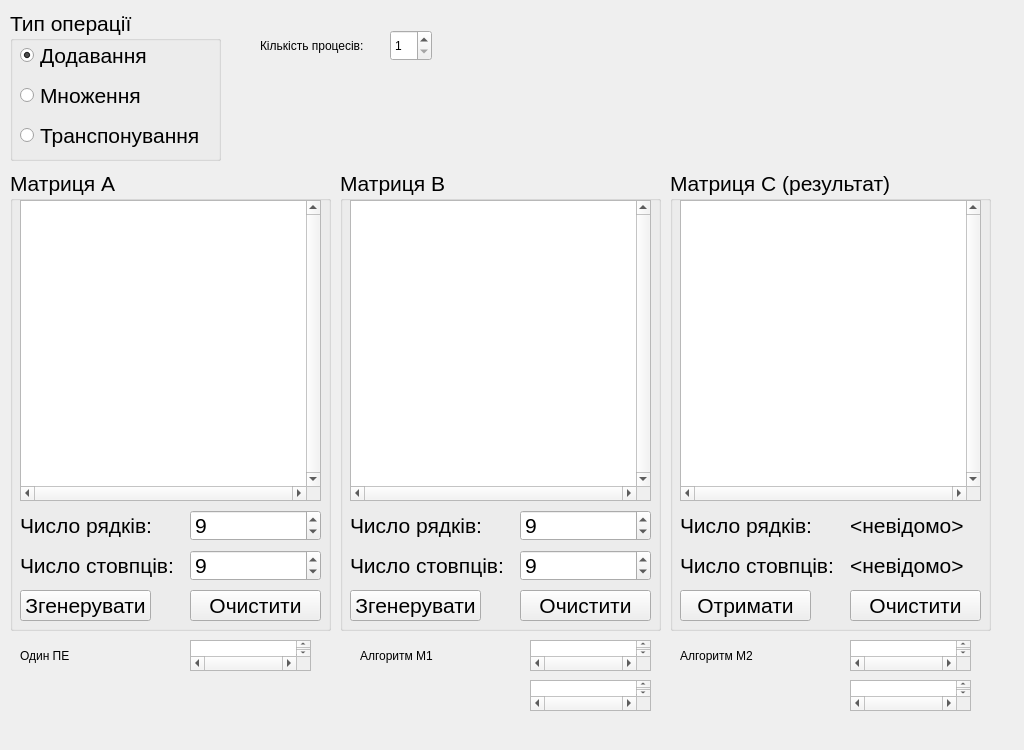
<?xml version="1.0" encoding="UTF-8"?>
<ui version="4.0">
 <class>MainWindow</class>
 <widget class="QMainWindow" name="MainWindow">
  <property name="geometry">
   <rect>
    <x>0</x>
    <y>0</y>
    <width>1024</width>
    <height>750</height>
   </rect>
  </property>
  <property name="acceptDrops">
   <bool>false</bool>
  </property>
  <property name="windowTitle">
   <string>Комп'ютерні системи</string>
  </property>
  <property name="autoFillBackground">
   <bool>true</bool>
  </property>
  <property name="dockNestingEnabled">
   <bool>false</bool>
  </property>
  <widget class="QWidget" name="centralWidget">
   <property name="autoFillBackground">
    <bool>false</bool>
   </property>
   <widget class="QGroupBox" name="taskType">
    <property name="geometry">
     <rect>
      <x>10</x>
      <y>10</y>
      <width>211</width>
      <height>151</height>
     </rect>
    </property>
    <property name="font">
     <font>
      <pointsize>16</pointsize>
     </font>
    </property>
    <property name="title">
     <string>Тип операції</string>
    </property>
    <property name="flat">
     <bool>false</bool>
    </property>
    <property name="checkable">
     <bool>false</bool>
    </property>
    <widget class="QRadioButton" name="addition">
     <property name="geometry">
      <rect>
       <x>10</x>
       <y>30</y>
       <width>131</width>
       <height>31</height>
      </rect>
     </property>
     <property name="text">
      <string>Додавання</string>
     </property>
     <property name="checked">
      <bool>true</bool>
     </property>
    </widget>
    <widget class="QRadioButton" name="multiplication">
     <property name="geometry">
      <rect>
       <x>10</x>
       <y>70</y>
       <width>131</width>
       <height>31</height>
      </rect>
     </property>
     <property name="text">
      <string>Множення</string>
     </property>
    </widget>
    <widget class="QRadioButton" name="transposition">
     <property name="geometry">
      <rect>
       <x>10</x>
       <y>110</y>
       <width>181</width>
       <height>31</height>
      </rect>
     </property>
     <property name="text">
      <string>Транспонування</string>
     </property>
    </widget>
   </widget>
   <widget class="QGroupBox" name="matrixA">
    <property name="geometry">
     <rect>
      <x>10</x>
      <y>170</y>
      <width>321</width>
      <height>461</height>
     </rect>
    </property>
    <property name="font">
     <font>
      <pointsize>16</pointsize>
     </font>
    </property>
    <property name="title">
     <string>Матриця А</string>
    </property>
    <widget class="QTextBrowser" name="matrixAView">
     <property name="geometry">
      <rect>
       <x>10</x>
       <y>30</y>
       <width>301</width>
       <height>301</height>
      </rect>
     </property>
     <property name="verticalScrollBarPolicy">
      <enum>Qt::ScrollBarAlwaysOn</enum>
     </property>
     <property name="horizontalScrollBarPolicy">
      <enum>Qt::ScrollBarAlwaysOn</enum>
     </property>
     <property name="lineWrapMode">
      <enum>QTextEdit::NoWrap</enum>
     </property>
    </widget>
    <widget class="QSpinBox" name="rowsA">
     <property name="geometry">
      <rect>
       <x>180</x>
       <y>340</y>
       <width>131</width>
       <height>31</height>
      </rect>
     </property>
     <property name="maximum">
      <number>9999</number>
     </property>
     <property name="value">
      <number>9</number>
     </property>
    </widget>
    <widget class="QLabel" name="label">
     <property name="geometry">
      <rect>
       <x>10</x>
       <y>340</y>
       <width>131</width>
       <height>31</height>
      </rect>
     </property>
     <property name="text">
      <string>Число рядків:</string>
     </property>
    </widget>
    <widget class="QLabel" name="label_2">
     <property name="geometry">
      <rect>
       <x>10</x>
       <y>380</y>
       <width>161</width>
       <height>31</height>
      </rect>
     </property>
     <property name="text">
      <string>Число стовпців:</string>
     </property>
    </widget>
    <widget class="QSpinBox" name="columnsA">
     <property name="geometry">
      <rect>
       <x>180</x>
       <y>380</y>
       <width>131</width>
       <height>31</height>
      </rect>
     </property>
     <property name="maximum">
      <number>9999</number>
     </property>
     <property name="value">
      <number>9</number>
     </property>
    </widget>
    <widget class="QPushButton" name="generateA">
     <property name="geometry">
      <rect>
       <x>10</x>
       <y>420</y>
       <width>131</width>
       <height>31</height>
      </rect>
     </property>
     <property name="text">
      <string>Згенерувати</string>
     </property>
    </widget>
    <widget class="QPushButton" name="clearA">
     <property name="geometry">
      <rect>
       <x>180</x>
       <y>420</y>
       <width>131</width>
       <height>31</height>
      </rect>
     </property>
     <property name="text">
      <string>Очистити</string>
     </property>
    </widget>
   </widget>
   <widget class="QGroupBox" name="matrixB">
    <property name="geometry">
     <rect>
      <x>340</x>
      <y>170</y>
      <width>321</width>
      <height>461</height>
     </rect>
    </property>
    <property name="font">
     <font>
      <pointsize>16</pointsize>
     </font>
    </property>
    <property name="title">
     <string>Матриця B</string>
    </property>
    <widget class="QTextBrowser" name="matrixBView">
     <property name="geometry">
      <rect>
       <x>10</x>
       <y>30</y>
       <width>301</width>
       <height>301</height>
      </rect>
     </property>
     <property name="verticalScrollBarPolicy">
      <enum>Qt::ScrollBarAlwaysOn</enum>
     </property>
     <property name="horizontalScrollBarPolicy">
      <enum>Qt::ScrollBarAlwaysOn</enum>
     </property>
     <property name="lineWrapMode">
      <enum>QTextEdit::NoWrap</enum>
     </property>
    </widget>
    <widget class="QSpinBox" name="rowsB">
     <property name="geometry">
      <rect>
       <x>180</x>
       <y>340</y>
       <width>131</width>
       <height>31</height>
      </rect>
     </property>
     <property name="maximum">
      <number>9999</number>
     </property>
     <property name="value">
      <number>9</number>
     </property>
    </widget>
    <widget class="QLabel" name="label_3">
     <property name="geometry">
      <rect>
       <x>10</x>
       <y>340</y>
       <width>131</width>
       <height>31</height>
      </rect>
     </property>
     <property name="text">
      <string>Число рядків:</string>
     </property>
    </widget>
    <widget class="QLabel" name="label_4">
     <property name="geometry">
      <rect>
       <x>10</x>
       <y>380</y>
       <width>161</width>
       <height>31</height>
      </rect>
     </property>
     <property name="text">
      <string>Число стовпців:</string>
     </property>
    </widget>
    <widget class="QSpinBox" name="columnsB">
     <property name="geometry">
      <rect>
       <x>180</x>
       <y>380</y>
       <width>131</width>
       <height>31</height>
      </rect>
     </property>
     <property name="maximum">
      <number>9999</number>
     </property>
     <property name="value">
      <number>9</number>
     </property>
    </widget>
    <widget class="QPushButton" name="generateB">
     <property name="geometry">
      <rect>
       <x>10</x>
       <y>420</y>
       <width>131</width>
       <height>31</height>
      </rect>
     </property>
     <property name="text">
      <string>Згенерувати</string>
     </property>
    </widget>
    <widget class="QPushButton" name="clearB">
     <property name="geometry">
      <rect>
       <x>180</x>
       <y>420</y>
       <width>131</width>
       <height>31</height>
      </rect>
     </property>
     <property name="text">
      <string>Очистити</string>
     </property>
    </widget>
   </widget>
   <widget class="QGroupBox" name="matrixC">
    <property name="geometry">
     <rect>
      <x>670</x>
      <y>170</y>
      <width>321</width>
      <height>461</height>
     </rect>
    </property>
    <property name="font">
     <font>
      <pointsize>16</pointsize>
     </font>
    </property>
    <property name="title">
     <string>Матриця C (результат)</string>
    </property>
    <widget class="QTextBrowser" name="matrixCView">
     <property name="geometry">
      <rect>
       <x>10</x>
       <y>30</y>
       <width>301</width>
       <height>301</height>
      </rect>
     </property>
     <property name="verticalScrollBarPolicy">
      <enum>Qt::ScrollBarAlwaysOn</enum>
     </property>
     <property name="horizontalScrollBarPolicy">
      <enum>Qt::ScrollBarAlwaysOn</enum>
     </property>
     <property name="lineWrapMode">
      <enum>QTextEdit::NoWrap</enum>
     </property>
    </widget>
    <widget class="QLabel" name="label_8">
     <property name="geometry">
      <rect>
       <x>10</x>
       <y>340</y>
       <width>131</width>
       <height>31</height>
      </rect>
     </property>
     <property name="text">
      <string>Число рядків:</string>
     </property>
    </widget>
    <widget class="QLabel" name="label_9">
     <property name="geometry">
      <rect>
       <x>10</x>
       <y>380</y>
       <width>161</width>
       <height>31</height>
      </rect>
     </property>
     <property name="text">
      <string>Число стовпців:</string>
     </property>
    </widget>
    <widget class="QLabel" name="rowsC">
     <property name="geometry">
      <rect>
       <x>180</x>
       <y>340</y>
       <width>121</width>
       <height>31</height>
      </rect>
     </property>
     <property name="text">
      <string>&lt;невідомо&gt;</string>
     </property>
    </widget>
    <widget class="QLabel" name="columnsC">
     <property name="geometry">
      <rect>
       <x>180</x>
       <y>380</y>
       <width>121</width>
       <height>31</height>
      </rect>
     </property>
     <property name="text">
      <string>&lt;невідомо&gt;</string>
     </property>
    </widget>
    <widget class="QPushButton" name="clearC">
     <property name="geometry">
      <rect>
       <x>180</x>
       <y>420</y>
       <width>131</width>
       <height>31</height>
      </rect>
     </property>
     <property name="text">
      <string>Очистити</string>
     </property>
    </widget>
    <widget class="QPushButton" name="start">
     <property name="geometry">
      <rect>
       <x>10</x>
       <y>420</y>
       <width>131</width>
       <height>31</height>
      </rect>
     </property>
     <property name="text">
      <string>Отримати</string>
     </property>
    </widget>
   </widget>
   <widget class="QTextBrowser" name="singleTime">
    <property name="geometry">
     <rect>
      <x>190</x>
      <y>640</y>
      <width>121</width>
      <height>31</height>
     </rect>
    </property>
    <property name="verticalScrollBarPolicy">
     <enum>Qt::ScrollBarAlwaysOn</enum>
    </property>
    <property name="horizontalScrollBarPolicy">
     <enum>Qt::ScrollBarAlwaysOn</enum>
    </property>
    <property name="lineWrapMode">
     <enum>QTextEdit::NoWrap</enum>
    </property>
   </widget>
   <widget class="QLabel" name="label_10">
    <property name="geometry">
     <rect>
      <x>20</x>
      <y>640</y>
      <width>161</width>
      <height>31</height>
     </rect>
    </property>
    <property name="text">
     <string>Один ПЕ</string>
    </property>
   </widget>
   <widget class="QTextBrowser" name="localTime">
    <property name="geometry">
     <rect>
      <x>530</x>
      <y>640</y>
      <width>121</width>
      <height>31</height>
     </rect>
    </property>
    <property name="verticalScrollBarPolicy">
     <enum>Qt::ScrollBarAlwaysOn</enum>
    </property>
    <property name="horizontalScrollBarPolicy">
     <enum>Qt::ScrollBarAlwaysOn</enum>
    </property>
    <property name="lineWrapMode">
     <enum>QTextEdit::NoWrap</enum>
    </property>
   </widget>
   <widget class="QLabel" name="label_11">
    <property name="geometry">
     <rect>
      <x>360</x>
      <y>640</y>
      <width>161</width>
      <height>31</height>
     </rect>
    </property>
    <property name="text">
     <string>Алгоритм М1</string>
    </property>
   </widget>
   <widget class="QTextBrowser" name="sharedTime">
    <property name="geometry">
     <rect>
      <x>850</x>
      <y>640</y>
      <width>121</width>
      <height>31</height>
     </rect>
    </property>
    <property name="verticalScrollBarPolicy">
     <enum>Qt::ScrollBarAlwaysOn</enum>
    </property>
    <property name="horizontalScrollBarPolicy">
     <enum>Qt::ScrollBarAlwaysOn</enum>
    </property>
    <property name="lineWrapMode">
     <enum>QTextEdit::NoWrap</enum>
    </property>
   </widget>
   <widget class="QLabel" name="label_12">
    <property name="geometry">
     <rect>
      <x>680</x>
      <y>640</y>
      <width>161</width>
      <height>31</height>
     </rect>
    </property>
    <property name="text">
     <string>Алгоритм М2</string>
    </property>
   </widget>
   <widget class="QSpinBox" name="ticksPerAddition">
    <property name="geometry">
     <rect>
      <x>390</x>
      <y>30</y>
      <width>42</width>
      <height>31</height>
     </rect>
    </property>
    <property name="minimum">
     <number>1</number>
    </property>
   </widget>
   <widget class="QLabel" name="label_5">
    <property name="geometry">
     <rect>
      <x>260</x>
      <y>30</y>
      <width>131</width>
      <height>31</height>
     </rect>
    </property>
    <property name="text">
     <string>Кількість процесів:</string>
    </property>
   </widget>
   <widget class="QTextBrowser" name="localTime_2">
    <property name="geometry">
     <rect>
      <x>530</x>
      <y>680</y>
      <width>121</width>
      <height>31</height>
     </rect>
    </property>
    <property name="verticalScrollBarPolicy">
     <enum>Qt::ScrollBarAlwaysOn</enum>
    </property>
    <property name="horizontalScrollBarPolicy">
     <enum>Qt::ScrollBarAlwaysOn</enum>
    </property>
    <property name="lineWrapMode">
     <enum>QTextEdit::NoWrap</enum>
    </property>
   </widget>
   <widget class="QTextBrowser" name="sharedTime_2">
    <property name="geometry">
     <rect>
      <x>850</x>
      <y>680</y>
      <width>121</width>
      <height>31</height>
     </rect>
    </property>
    <property name="verticalScrollBarPolicy">
     <enum>Qt::ScrollBarAlwaysOn</enum>
    </property>
    <property name="horizontalScrollBarPolicy">
     <enum>Qt::ScrollBarAlwaysOn</enum>
    </property>
    <property name="lineWrapMode">
     <enum>QTextEdit::NoWrap</enum>
    </property>
   </widget>
  </widget>
 </widget>
 <layoutdefault spacing="6" margin="11"/>
 <resources/>
 <connections/>
</ui>
